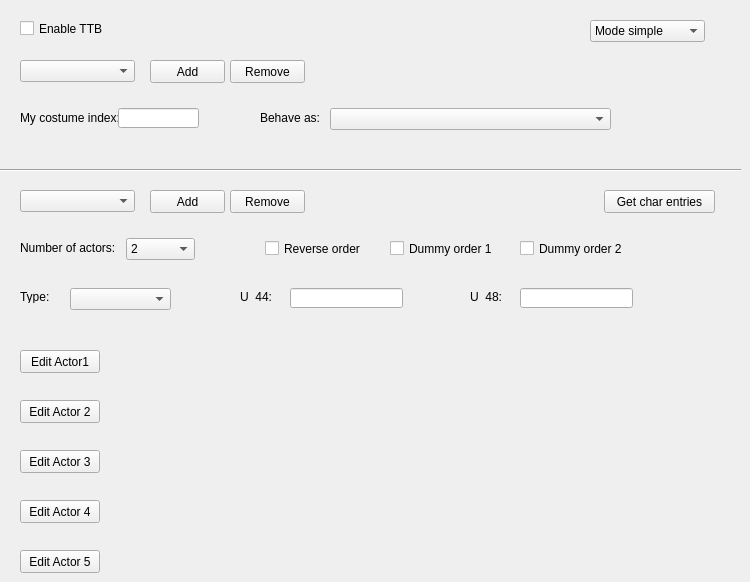
    <widget class="QWidget" name="ttbTab">
     <property name="autoFillBackground">
      <bool>true</bool>
     </property>
     <attribute name="title">
      <string>TTB</string>
     </attribute>
     <widget class="QComboBox" name="ttbHLCharComboBox">
      <property name="geometry">
       <rect>
        <x>330</x>
        <y>108</y>
        <width>281</width>
        <height>22</height>
       </rect>
      </property>
     </widget>
     <widget class="QComboBox" name="ttbModeComboBox">
      <property name="geometry">
       <rect>
        <x>590</x>
        <y>20</y>
        <width>115</width>
        <height>22</height>
       </rect>
      </property>
      <item>
       <property name="text">
        <string>Mode simple</string>
       </property>
      </item>
      <item>
       <property name="text">
        <string>Mode custom</string>
       </property>
      </item>
     </widget>
     <widget class="QComboBox" name="ttbHLCostComboBox">
      <property name="geometry">
       <rect>
        <x>20</x>
        <y>60</y>
        <width>115</width>
        <height>22</height>
       </rect>
      </property>
     </widget>
     <widget class="QLabel" name="label_145">
      <property name="geometry">
       <rect>
        <x>20</x>
        <y>110</y>
        <width>101</width>
        <height>16</height>
       </rect>
      </property>
      <property name="text">
       <string>My costume index:</string>
      </property>
     </widget>
     <widget class="QPushButton" name="ttbHLAddButton">
      <property name="geometry">
       <rect>
        <x>150</x>
        <y>60</y>
        <width>75</width>
        <height>23</height>
       </rect>
      </property>
      <property name="text">
       <string>Add</string>
      </property>
     </widget>
     <widget class="QLineEdit" name="ttbHLCostIndexEdit">
      <property name="geometry">
       <rect>
        <x>118</x>
        <y>108</y>
        <width>81</width>
        <height>20</height>
       </rect>
      </property>
     </widget>
     <widget class="QCheckBox" name="ttbCheck">
      <property name="geometry">
       <rect>
        <x>20</x>
        <y>20</y>
        <width>121</width>
        <height>17</height>
       </rect>
      </property>
      <property name="text">
       <string>Enable TTB</string>
      </property>
     </widget>
     <widget class="QPushButton" name="ttbHLRemoveButton">
      <property name="geometry">
       <rect>
        <x>230</x>
        <y>60</y>
        <width>75</width>
        <height>23</height>
       </rect>
      </property>
      <property name="text">
       <string>Remove</string>
      </property>
     </widget>
     <widget class="QLabel" name="label_146">
      <property name="geometry">
       <rect>
        <x>260</x>
        <y>110</y>
        <width>71</width>
        <height>16</height>
       </rect>
      </property>
      <property name="text">
       <string>Behave as:</string>
      </property>
     </widget>
     <widget class="Line" name="line_2">
      <property name="geometry">
       <rect>
        <x>0</x>
        <y>160</y>
        <width>741</width>
        <height>20</height>
       </rect>
      </property>
      <property name="orientation">
       <enum>Qt::Horizontal</enum>
      </property>
     </widget>
     <widget class="QComboBox" name="ttbLLCostComboBox">
      <property name="geometry">
       <rect>
        <x>20</x>
        <y>190</y>
        <width>115</width>
        <height>22</height>
       </rect>
      </property>
     </widget>
     <widget class="QToolButton" name="ttbLLCopyButton">
      <property name="geometry">
       <rect>
        <x>604</x>
        <y>190</y>
        <width>111</width>
        <height>23</height>
       </rect>
      </property>
      <property name="text">
       <string>Get char entries</string>
      </property>
      <property name="popupMode">
       <enum>QToolButton::InstantPopup</enum>
      </property>
      <property name="toolButtonStyle">
       <enum>Qt::ToolButtonTextOnly</enum>
      </property>
     </widget>
     <widget class="QPushButton" name="ttbLLAddButton">
      <property name="geometry">
       <rect>
        <x>150</x>
        <y>190</y>
        <width>75</width>
        <height>23</height>
       </rect>
      </property>
      <property name="text">
       <string>Add</string>
      </property>
     </widget>
     <widget class="QPushButton" name="ttbLLRemoveButton">
      <property name="geometry">
       <rect>
        <x>230</x>
        <y>190</y>
        <width>75</width>
        <height>23</height>
       </rect>
      </property>
      <property name="text">
       <string>Remove</string>
      </property>
     </widget>
     <widget class="QLabel" name="label_147">
      <property name="geometry">
       <rect>
        <x>20</x>
        <y>240</y>
        <width>101</width>
        <height>16</height>
       </rect>
      </property>
      <property name="text">
       <string>Number of actors:</string>
      </property>
     </widget>
     <widget class="QComboBox" name="ttbLLNumActorsComboBox">
      <property name="geometry">
       <rect>
        <x>126</x>
        <y>238</y>
        <width>69</width>
        <height>22</height>
       </rect>
      </property>
      <item>
       <property name="text">
        <string>2</string>
       </property>
      </item>
      <item>
       <property name="text">
        <string>3</string>
       </property>
      </item>
      <item>
       <property name="text">
        <string>4</string>
       </property>
      </item>
      <item>
       <property name="text">
        <string>5</string>
       </property>
      </item>
     </widget>
     <widget class="QCheckBox" name="ttbLLReverseCheck">
      <property name="geometry">
       <rect>
        <x>265</x>
        <y>240</y>
        <width>121</width>
        <height>17</height>
       </rect>
      </property>
      <property name="text">
       <string>Reverse order</string>
      </property>
     </widget>
     <widget class="QLabel" name="label_148">
      <property name="geometry">
       <rect>
        <x>20</x>
        <y>290</y>
        <width>47</width>
        <height>13</height>
       </rect>
      </property>
      <property name="text">
       <string>Type:</string>
      </property>
     </widget>
     <widget class="QComboBox" name="ttbLLTypeComboBox">
      <property name="geometry">
       <rect>
        <x>70</x>
        <y>288</y>
        <width>101</width>
        <height>22</height>
       </rect>
      </property>
     </widget>
     <widget class="QLabel" name="label_149">
      <property name="geometry">
       <rect>
        <x>240</x>
        <y>290</y>
        <width>47</width>
        <height>13</height>
       </rect>
      </property>
      <property name="text">
       <string>U_44:</string>
      </property>
     </widget>
     <widget class="QLineEdit" name="ttbLLU44Edit">
      <property name="geometry">
       <rect>
        <x>290</x>
        <y>288</y>
        <width>113</width>
        <height>20</height>
       </rect>
      </property>
     </widget>
     <widget class="QLabel" name="label_150">
      <property name="geometry">
       <rect>
        <x>470</x>
        <y>290</y>
        <width>47</width>
        <height>13</height>
       </rect>
      </property>
      <property name="text">
       <string>U_48:</string>
      </property>
     </widget>
     <widget class="QLineEdit" name="ttbLLU48Edit">
      <property name="geometry">
       <rect>
        <x>520</x>
        <y>288</y>
        <width>113</width>
        <height>20</height>
       </rect>
      </property>
     </widget>
     <widget class="QPushButton" name="ttbLLActor1Button">
      <property name="geometry">
       <rect>
        <x>20</x>
        <y>350</y>
        <width>80</width>
        <height>23</height>
       </rect>
      </property>
      <property name="text">
       <string>Edit Actor1</string>
      </property>
     </widget>
     <widget class="QLabel" name="ttbLLActor1Label">
      <property name="geometry">
       <rect>
        <x>130</x>
        <y>355</y>
        <width>591</width>
        <height>16</height>
       </rect>
      </property>
      <property name="text">
       <string/>
      </property>
     </widget>
     <widget class="QPushButton" name="ttbLLActor2Button">
      <property name="geometry">
       <rect>
        <x>20</x>
        <y>400</y>
        <width>80</width>
        <height>23</height>
       </rect>
      </property>
      <property name="text">
       <string>Edit Actor 2</string>
      </property>
     </widget>
     <widget class="QLabel" name="ttbLLActor2Label">
      <property name="geometry">
       <rect>
        <x>130</x>
        <y>405</y>
        <width>591</width>
        <height>16</height>
       </rect>
      </property>
      <property name="text">
       <string/>
      </property>
     </widget>
     <widget class="QPushButton" name="ttbLLActor3Button">
      <property name="geometry">
       <rect>
        <x>20</x>
        <y>450</y>
        <width>80</width>
        <height>23</height>
       </rect>
      </property>
      <property name="text">
       <string>Edit Actor 3</string>
      </property>
     </widget>
     <widget class="QLabel" name="ttbLLActor3Label">
      <property name="geometry">
       <rect>
        <x>130</x>
        <y>455</y>
        <width>591</width>
        <height>16</height>
       </rect>
      </property>
      <property name="text">
       <string/>
      </property>
     </widget>
     <widget class="QPushButton" name="ttbLLActor4Button">
      <property name="geometry">
       <rect>
        <x>20</x>
        <y>500</y>
        <width>80</width>
        <height>23</height>
       </rect>
      </property>
      <property name="text">
       <string>Edit Actor 4</string>
      </property>
     </widget>
     <widget class="QLabel" name="ttbLLActor4Label">
      <property name="geometry">
       <rect>
        <x>130</x>
        <y>505</y>
        <width>591</width>
        <height>16</height>
       </rect>
      </property>
      <property name="text">
       <string/>
      </property>
     </widget>
     <widget class="QPushButton" name="ttbLLActor5Button">
      <property name="geometry">
       <rect>
        <x>20</x>
        <y>550</y>
        <width>80</width>
        <height>23</height>
       </rect>
      </property>
      <property name="text">
       <string>Edit Actor 5</string>
      </property>
     </widget>
     <widget class="QLabel" name="ttbLLActor5Label">
      <property name="geometry">
       <rect>
        <x>130</x>
        <y>555</y>
        <width>591</width>
        <height>16</height>
       </rect>
      </property>
      <property name="text">
       <string/>
      </property>
     </widget>
     <widget class="QCheckBox" name="ttbLLDummy1Check">
      <property name="geometry">
       <rect>
        <x>390</x>
        <y>240</y>
        <width>121</width>
        <height>17</height>
       </rect>
      </property>
      <property name="text">
       <string>Dummy order 1</string>
      </property>
     </widget>
     <widget class="QCheckBox" name="ttbLLDummy2Check">
      <property name="geometry">
       <rect>
        <x>520</x>
        <y>240</y>
        <width>121</width>
        <height>17</height>
       </rect>
      </property>
      <property name="text">
       <string>Dummy order 2</string>
      </property>
     </widget>
    </widget>
